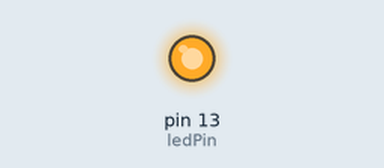
Recording of a sketch running on a simulated Arduino Uno, built with avr-gcc and run on an emulated ATmega328P. Parts: output pins drawn as LEDs (lit = HIGH).

Above: at 0.5 s.
At 12.5 s:
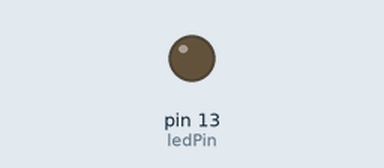
Timing chart, 0 to 14.3 s (numbered marks = the images above):
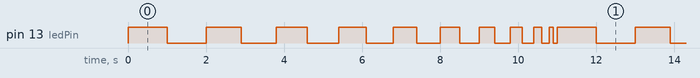

Measured:
- by itself, pin 13 (ledPin): repeats every 11.0 s: LOW 1.0 s, HIGH 0.90 s, LOW 0.90 s, HIGH 0.80 s, LOW 0.80 s, HIGH 0.70 s, LOW 0.70 s, HIGH 0.60 s, LOW 0.60 s, HIGH 0.50 s, LOW 0.50 s, HIGH 0.40 s, LOW 0.40 s, HIGH 0.30 s, LOW 0.30 s, HIGH 0.20 s, LOW 0.20 s, HIGH 0.10 s, LOW 0.10 s, HIGH 1.0 s
- by itself, everything shown: repeats every 11.0 s, in 20 steps

The sketch:

1106a.ino
```cpp
int ledPin = 13;
int delayTime = 1000;


void setup()
{
      pinMode(ledPin,OUTPUT);

}

void loop()
{
      digitalWrite(ledPin,HIGH);
      delay(delayTime);
      digitalWrite(ledPin,LOW);
      delay(delayTime);
      if(delayTime<100)

      {
            delayTime=1000;
      }
      else
      {
            delayTime=delayTime-100;

      }

}
```
